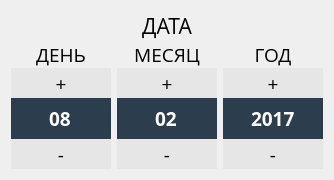
              <widget class="QFrame" name="frame_7">
               <property name="frameShape">
                <enum>QFrame::NoFrame</enum>
               </property>
               <property name="frameShadow">
                <enum>QFrame::Raised</enum>
               </property>
               <layout class="QGridLayout" name="gridLayout_9">
                <property name="verticalSpacing">
                 <number>0</number>
                </property>
                <item row="5" column="0">
                 <widget class="QDateEdit" name="dateEdit_d">
                  <property name="minimumSize">
                   <size>
                    <width>0</width>
                    <height>41</height>
                   </size>
                  </property>
                  <property name="maximumSize">
                   <size>
                    <width>300</width>
                    <height>16777215</height>
                   </size>
                  </property>
                  <property name="font">
                   <font>
                    <family>Open Sans</family>
                    <pointsize>14</pointsize>
                    <weight>75</weight>
                    <bold>true</bold>
                   </font>
                  </property>
                  <property name="styleSheet">
                   <string notr="true">QAbstractSpinBox{
background-color:rgb(44, 61, 77);
color: rgb(255 , 255, 255);
border-radius: 0px;
}

QAbstractSpinBox::drop-down {
	width:30px;
 }

QWidget{
background-color:rgb(44, 61, 77);
color: rgb(255 , 255, 255);
border-radius: 0px;
}</string>
                  </property>
                  <property name="alignment">
                   <set>Qt::AlignCenter</set>
                  </property>
                  <property name="readOnly">
                   <bool>false</bool>
                  </property>
                  <property name="buttonSymbols">
                   <enum>QAbstractSpinBox::NoButtons</enum>
                  </property>
                  <property name="accelerated">
                   <bool>true</bool>
                  </property>
                  <property name="keyboardTracking">
                   <bool>true</bool>
                  </property>
                  <property name="showGroupSeparator" stdset="0">
                   <bool>true</bool>
                  </property>
                  <property name="maximumDate">
                   <date>
                    <year>2027</year>
                    <month>12</month>
                    <day>31</day>
                   </date>
                  </property>
                  <property name="minimumDate">
                   <date>
                    <year>2000</year>
                    <month>12</month>
                    <day>31</day>
                   </date>
                  </property>
                  <property name="currentSection">
                   <enum>QDateTimeEdit::DaySection</enum>
                  </property>
                  <property name="displayFormat">
                   <string>dd</string>
                  </property>
                  <property name="calendarPopup">
                   <bool>false</bool>
                  </property>
                  <property name="date">
                   <date>
                    <year>2017</year>
                    <month>2</month>
                    <day>8</day>
                   </date>
                  </property>
                 </widget>
                </item>
                <item row="0" column="0" colspan="3">
                 <widget class="QLabel" name="label_75">
                  <property name="font">
                   <font>
                    <family>Open Sans</family>
                    <pointsize>16</pointsize>
                   </font>
                  </property>
                  <property name="text">
                   <string>ДАТА</string>
                  </property>
                  <property name="alignment">
                   <set>Qt::AlignCenter</set>
                  </property>
                 </widget>
                </item>
                <item row="2" column="2">
                 <widget class="QPushButton" name="dateEdit_y_up">
                  <property name="minimumSize">
                   <size>
                    <width>100</width>
                    <height>30</height>
                   </size>
                  </property>
                  <property name="font">
                   <font>
                    <family>Open Sans</family>
                    <pointsize>14</pointsize>
                   </font>
                  </property>
                  <property name="styleSheet">
                   <string notr="true">background-color: rgb(230, 230, 230);
color: rgb(0, 0, 0);
border-radius: 0px;</string>
                  </property>
                  <property name="text">
                   <string>+</string>
                  </property>
                 </widget>
                </item>
                <item row="6" column="2">
                 <widget class="QPushButton" name="dateEdit_y_down">
                  <property name="minimumSize">
                   <size>
                    <width>100</width>
                    <height>30</height>
                   </size>
                  </property>
                  <property name="font">
                   <font>
                    <family>Open Sans</family>
                    <pointsize>14</pointsize>
                   </font>
                  </property>
                  <property name="styleSheet">
                   <string notr="true">background-color: rgb(230, 230, 230);
color: rgb(0, 0, 0);
border-radius: 0px;</string>
                  </property>
                  <property name="text">
                   <string>-</string>
                  </property>
                 </widget>
                </item>
                <item row="6" column="0">
                 <widget class="QPushButton" name="dateEdit_d_down">
                  <property name="minimumSize">
                   <size>
                    <width>100</width>
                    <height>30</height>
                   </size>
                  </property>
                  <property name="font">
                   <font>
                    <family>Open Sans</family>
                    <pointsize>14</pointsize>
                   </font>
                  </property>
                  <property name="styleSheet">
                   <string notr="true">background-color: rgb(230, 230, 230);
color: rgb(0, 0, 0);
border-radius: 0px;</string>
                  </property>
                  <property name="text">
                   <string>-</string>
                  </property>
                 </widget>
                </item>
                <item row="6" column="1">
                 <widget class="QPushButton" name="dateEdit_m_down">
                  <property name="minimumSize">
                   <size>
                    <width>100</width>
                    <height>30</height>
                   </size>
                  </property>
                  <property name="font">
                   <font>
                    <family>Open Sans</family>
                    <pointsize>14</pointsize>
                   </font>
                  </property>
                  <property name="styleSheet">
                   <string notr="true">background-color: rgb(230, 230, 230);
color: rgb(0, 0, 0);
border-radius: 0px;</string>
                  </property>
                  <property name="text">
                   <string>-</string>
                  </property>
                 </widget>
                </item>
                <item row="2" column="0">
                 <widget class="QPushButton" name="dateEdit_d_up">
                  <property name="minimumSize">
                   <size>
                    <width>100</width>
                    <height>30</height>
                   </size>
                  </property>
                  <property name="font">
                   <font>
                    <family>Open Sans</family>
                    <pointsize>14</pointsize>
                   </font>
                  </property>
                  <property name="styleSheet">
                   <string notr="true">background-color: rgb(230, 230, 230);
color: rgb(0, 0, 0);
border-radius: 0px;</string>
                  </property>
                  <property name="text">
                   <string>+</string>
                  </property>
                 </widget>
                </item>
                <item row="5" column="1">
                 <widget class="QDateEdit" name="dateEdit_m">
                  <property name="minimumSize">
                   <size>
                    <width>0</width>
                    <height>41</height>
                   </size>
                  </property>
                  <property name="maximumSize">
                   <size>
                    <width>300</width>
                    <height>16777215</height>
                   </size>
                  </property>
                  <property name="font">
                   <font>
                    <family>Open Sans</family>
                    <pointsize>14</pointsize>
                    <weight>75</weight>
                    <bold>true</bold>
                   </font>
                  </property>
                  <property name="styleSheet">
                   <string notr="true">QAbstractSpinBox{
background-color:rgb(44, 61, 77);
color: rgb(255 , 255, 255);
border-radius: 0px;
}

QAbstractSpinBox::drop-down {
	width:30px;
 }

QWidget{
background-color:rgb(44, 61, 77);
color: rgb(255 , 255, 255);
border-radius: 0px;
}</string>
                  </property>
                  <property name="alignment">
                   <set>Qt::AlignCenter</set>
                  </property>
                  <property name="readOnly">
                   <bool>false</bool>
                  </property>
                  <property name="buttonSymbols">
                   <enum>QAbstractSpinBox::NoButtons</enum>
                  </property>
                  <property name="accelerated">
                   <bool>true</bool>
                  </property>
                  <property name="keyboardTracking">
                   <bool>true</bool>
                  </property>
                  <property name="showGroupSeparator" stdset="0">
                   <bool>true</bool>
                  </property>
                  <property name="maximumDate">
                   <date>
                    <year>2027</year>
                    <month>12</month>
                    <day>31</day>
                   </date>
                  </property>
                  <property name="minimumDate">
                   <date>
                    <year>2000</year>
                    <month>12</month>
                    <day>31</day>
                   </date>
                  </property>
                  <property name="currentSection">
                   <enum>QDateTimeEdit::MonthSection</enum>
                  </property>
                  <property name="displayFormat">
                   <string>MM</string>
                  </property>
                  <property name="calendarPopup">
                   <bool>false</bool>
                  </property>
                  <property name="date">
                   <date>
                    <year>2017</year>
                    <month>2</month>
                    <day>8</day>
                   </date>
                  </property>
                 </widget>
                </item>
                <item row="2" column="1">
                 <widget class="QPushButton" name="dateEdit_m_up">
                  <property name="minimumSize">
                   <size>
                    <width>100</width>
                    <height>30</height>
                   </size>
                  </property>
                  <property name="font">
                   <font>
                    <family>Open Sans</family>
                    <pointsize>14</pointsize>
                   </font>
                  </property>
                  <property name="styleSheet">
                   <string notr="true">background-color: rgb(230, 230, 230);
color: rgb(0, 0, 0);
border-radius: 0px;</string>
                  </property>
                  <property name="text">
                   <string>+</string>
                  </property>
                 </widget>
                </item>
                <item row="5" column="2">
                 <widget class="QDateEdit" name="dateEdit_y">
                  <property name="minimumSize">
                   <size>
                    <width>0</width>
                    <height>41</height>
                   </size>
                  </property>
                  <property name="maximumSize">
                   <size>
                    <width>300</width>
                    <height>16777215</height>
                   </size>
                  </property>
                  <property name="font">
                   <font>
                    <family>Open Sans</family>
                    <pointsize>14</pointsize>
                    <weight>75</weight>
                    <bold>true</bold>
                   </font>
                  </property>
                  <property name="styleSheet">
                   <string notr="true">QAbstractSpinBox{
background-color:rgb(44, 61, 77);
color: rgb(255 , 255, 255);
border-radius: 0px;
}

QAbstractSpinBox::drop-down {
	width:30px;
 }

QWidget{
background-color:rgb(44, 61, 77);
color: rgb(255 , 255, 255);
border-radius: 0px;
}</string>
                  </property>
                  <property name="alignment">
                   <set>Qt::AlignCenter</set>
                  </property>
                  <property name="readOnly">
                   <bool>false</bool>
                  </property>
                  <property name="buttonSymbols">
                   <enum>QAbstractSpinBox::NoButtons</enum>
                  </property>
                  <property name="accelerated">
                   <bool>true</bool>
                  </property>
                  <property name="keyboardTracking">
                   <bool>true</bool>
                  </property>
                  <property name="showGroupSeparator" stdset="0">
                   <bool>true</bool>
                  </property>
                  <property name="maximumDate">
                   <date>
                    <year>2027</year>
                    <month>12</month>
                    <day>31</day>
                   </date>
                  </property>
                  <property name="minimumDate">
                   <date>
                    <year>2000</year>
                    <month>12</month>
                    <day>31</day>
                   </date>
                  </property>
                  <property name="currentSection">
                   <enum>QDateTimeEdit::YearSection</enum>
                  </property>
                  <property name="displayFormat">
                   <string>yyyy</string>
                  </property>
                  <property name="calendarPopup">
                   <bool>false</bool>
                  </property>
                  <property name="date">
                   <date>
                    <year>2017</year>
                    <month>2</month>
                    <day>8</day>
                   </date>
                  </property>
                 </widget>
                </item>
                <item row="1" column="0">
                 <widget class="QLabel" name="label_77">
                  <property name="font">
                   <font>
                    <family>Open Sans</family>
                    <pointsize>14</pointsize>
                   </font>
                  </property>
                  <property name="text">
                   <string>ДЕНЬ</string>
                  </property>
                  <property name="alignment">
                   <set>Qt::AlignCenter</set>
                  </property>
                 </widget>
                </item>
                <item row="1" column="1">
                 <widget class="QLabel" name="label_78">
                  <property name="font">
                   <font>
                    <family>Open Sans</family>
                    <pointsize>14</pointsize>
                   </font>
                  </property>
                  <property name="text">
                   <string>МЕСЯЦ</string>
                  </property>
                  <property name="alignment">
                   <set>Qt::AlignCenter</set>
                  </property>
                 </widget>
                </item>
                <item row="1" column="2">
                 <widget class="QLabel" name="label_79">
                  <property name="font">
                   <font>
                    <family>Open Sans</family>
                    <pointsize>14</pointsize>
                   </font>
                  </property>
                  <property name="text">
                   <string>ГОД</string>
                  </property>
                  <property name="alignment">
                   <set>Qt::AlignCenter</set>
                  </property>
                 </widget>
                </item>
               </layout>
              </widget>
